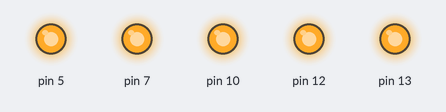
The sketch below on a simulated Arduino Uno, built with avr-gcc and run on an emulated ATmega328P. On the bench: output pins drawn as LEDs (lit = HIGH).

Above: at 0.1 s.
Timing chart, 0 to 1.6 s (numbered marks = the images above):
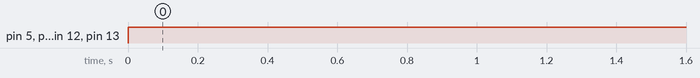

The sketch:

sketch_oct16a.ino
```cpp
void setup() {
  pinMode(5, OUTPUT);
  pinMode(7, OUTPUT);
  pinMode(10, OUTPUT);
  pinMode(12, OUTPUT);
  pinMode(13, OUTPUT);
}

void loop() {
  digitalWrite(5, HIGH);
  digitalWrite(7, HIGH);
  digitalWrite(10, HIGH);
  digitalWrite(12, HIGH);
  digitalWrite(13, HIGH);
}
```

Measured:
- by itself, pin 5, pin 7, pin 10, pin 12, pin 13: LOW → HIGH at 0.00 s
